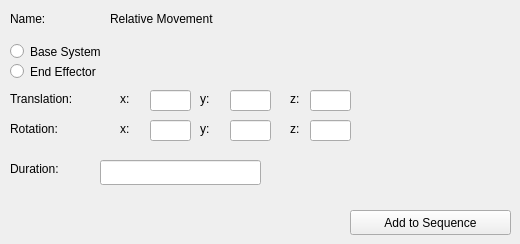
        <widget class="QWidget" name="page_10">
         <widget class="QLabel" name="label_57">
          <property name="geometry">
           <rect>
            <x>110</x>
            <y>10</y>
            <width>151</width>
            <height>17</height>
           </rect>
          </property>
          <property name="text">
           <string>Relative Movement</string>
          </property>
         </widget>
         <widget class="QLabel" name="label_58">
          <property name="geometry">
           <rect>
            <x>10</x>
            <y>10</y>
            <width>91</width>
            <height>17</height>
           </rect>
          </property>
          <property name="text">
           <string>Name:</string>
          </property>
         </widget>
         <widget class="QPushButton" name="pushButton_37">
          <property name="geometry">
           <rect>
            <x>350</x>
            <y>210</y>
            <width>161</width>
            <height>25</height>
           </rect>
          </property>
          <property name="text">
           <string>Add to Sequence</string>
          </property>
         </widget>
         <widget class="QRadioButton" name="radioButton_3">
          <property name="geometry">
           <rect>
            <x>10</x>
            <y>40</y>
            <width>112</width>
            <height>23</height>
           </rect>
          </property>
          <property name="text">
           <string>Base System</string>
          </property>
         </widget>
         <widget class="QRadioButton" name="radioButton_4">
          <property name="geometry">
           <rect>
            <x>10</x>
            <y>60</y>
            <width>112</width>
            <height>23</height>
           </rect>
          </property>
          <property name="text">
           <string>End Effector</string>
          </property>
         </widget>
         <widget class="QLabel" name="label_59">
          <property name="geometry">
           <rect>
            <x>10</x>
            <y>90</y>
            <width>91</width>
            <height>17</height>
           </rect>
          </property>
          <property name="text">
           <string>Translation:</string>
          </property>
         </widget>
         <widget class="QLabel" name="label_60">
          <property name="geometry">
           <rect>
            <x>120</x>
            <y>90</y>
            <width>21</width>
            <height>17</height>
           </rect>
          </property>
          <property name="text">
           <string>x:</string>
          </property>
         </widget>
         <widget class="QLabel" name="label_61">
          <property name="geometry">
           <rect>
            <x>200</x>
            <y>90</y>
            <width>21</width>
            <height>17</height>
           </rect>
          </property>
          <property name="text">
           <string>y:</string>
          </property>
         </widget>
         <widget class="QLabel" name="label_62">
          <property name="geometry">
           <rect>
            <x>290</x>
            <y>90</y>
            <width>21</width>
            <height>17</height>
           </rect>
          </property>
          <property name="text">
           <string>z:</string>
          </property>
         </widget>
         <widget class="QLabel" name="label_63">
          <property name="geometry">
           <rect>
            <x>10</x>
            <y>120</y>
            <width>91</width>
            <height>17</height>
           </rect>
          </property>
          <property name="text">
           <string>Rotation:</string>
          </property>
         </widget>
         <widget class="QLabel" name="label_64">
          <property name="geometry">
           <rect>
            <x>200</x>
            <y>120</y>
            <width>21</width>
            <height>17</height>
           </rect>
          </property>
          <property name="text">
           <string>y:</string>
          </property>
         </widget>
         <widget class="QLabel" name="label_65">
          <property name="geometry">
           <rect>
            <x>120</x>
            <y>120</y>
            <width>21</width>
            <height>17</height>
           </rect>
          </property>
          <property name="text">
           <string>x:</string>
          </property>
         </widget>
         <widget class="QLabel" name="label_66">
          <property name="geometry">
           <rect>
            <x>290</x>
            <y>120</y>
            <width>21</width>
            <height>17</height>
           </rect>
          </property>
          <property name="text">
           <string>z:</string>
          </property>
         </widget>
         <widget class="QLabel" name="label_67">
          <property name="geometry">
           <rect>
            <x>10</x>
            <y>160</y>
            <width>91</width>
            <height>17</height>
           </rect>
          </property>
          <property name="text">
           <string>Duration:</string>
          </property>
         </widget>
         <widget class="QLineEdit" name="lineEdit_28">
          <property name="geometry">
           <rect>
            <x>100</x>
            <y>160</y>
            <width>161</width>
            <height>25</height>
           </rect>
          </property>
         </widget>
         <widget class="QLineEdit" name="lineEdit_29">
          <property name="geometry">
           <rect>
            <x>150</x>
            <y>90</y>
            <width>41</width>
            <height>21</height>
           </rect>
          </property>
         </widget>
         <widget class="QLineEdit" name="lineEdit_30">
          <property name="geometry">
           <rect>
            <x>230</x>
            <y>90</y>
            <width>41</width>
            <height>21</height>
           </rect>
          </property>
         </widget>
         <widget class="QLineEdit" name="lineEdit_31">
          <property name="geometry">
           <rect>
            <x>310</x>
            <y>90</y>
            <width>41</width>
            <height>21</height>
           </rect>
          </property>
         </widget>
         <widget class="QLineEdit" name="lineEdit_32">
          <property name="geometry">
           <rect>
            <x>150</x>
            <y>120</y>
            <width>41</width>
            <height>21</height>
           </rect>
          </property>
         </widget>
         <widget class="QLineEdit" name="lineEdit_33">
          <property name="geometry">
           <rect>
            <x>230</x>
            <y>120</y>
            <width>41</width>
            <height>21</height>
           </rect>
          </property>
         </widget>
         <widget class="QLineEdit" name="lineEdit_34">
          <property name="geometry">
           <rect>
            <x>310</x>
            <y>120</y>
            <width>41</width>
            <height>21</height>
           </rect>
          </property>
         </widget>
        </widget>
